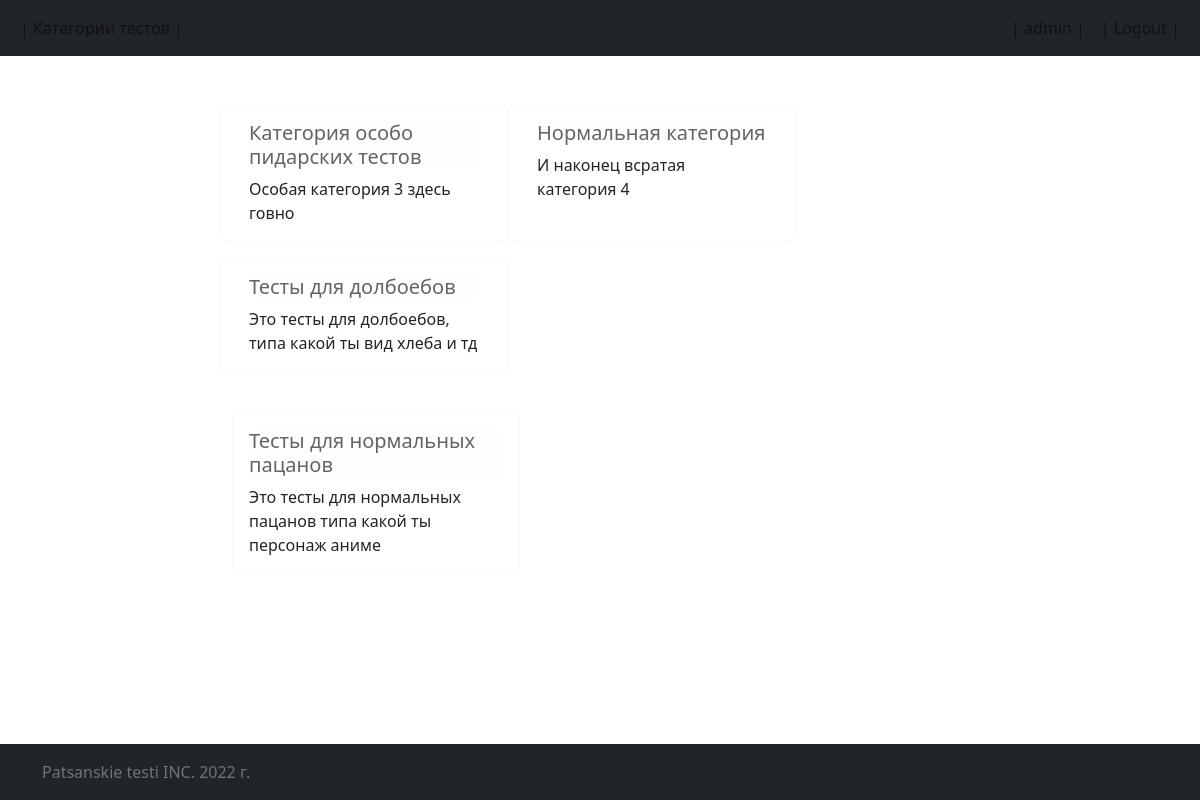
The app's page /categories (signed in) with its own data.
### tests/models.py (models this page shows, shortened)
class Category(models.Model):
    category_name = models.CharField(("Название категории"), max_length=50)
    category_description = models.CharField(max_length=200, null=True)

### tests/views.py (the view)
# urls.py: path('categories', views.categories, name='categories'),
@login_required
def categories(request):
    all_categories = Category.objects.order_by('category_name')
    categories_count = all_categories.count()
    return render(request, 'tests/categories.html', {'all_categories' : all_categories,
                    'categories_count' : categories_count})

### templates/tests/categories.html (shortened to what this page needs)
{% extends 'base.html' %}
{% block content %}
        {% if all_categories %}
            <div class="row">
                {% for category in all_categories %}
                <div class="card border-light mb-3" style="max-width: 18rem;">
                    <div class="card-body">
                        <h5 class="card-title"><a href="{% url 'category_tests' category.id %}" class="list-group-item list-group-item-action list-group-item-light">{{category.category_name}} </a></h5>
                        <p class="card-text">{{category.category_description}}</p>
                    </div>
                </div>
            {% if forloop.counter|divisibleby:"3" or forloop.counter.last %}
            </div>
            <br>
            {% endif %}
            {% endfor %}
        {% endif %}
{% endblock %}

### templates/base.html (shortened to what this page needs)
<!DOCTYPE html>
<html lang="en">
<head>
    <link href="https://cdn.jsdelivr.net/npm/bootstrap@5.2.3/dist/css/bootstrap.min.css" rel="stylesheet">
</head>
<body>
<nav class="navbar navbar-expand-lg bg-dark ">
    <div class="container-fluid ">
        <div class="collapse navbar-collapse" id="navbarNav">
            <ul class="navbar-nav">
                <li class="nav-item"><a class="nav-link" href="{% url 'categories' %}">| Категории тестов |</a></li></li>
            </ul>
            <ul class="navbar-nav flex-row flex-wrap ms-md-auto">
                {% if user.is_authenticated %}
                <li class="nav-item"><a class="nav-link" href="#" >| {{ user.get_username }} |</a></li>
                <li class="nav-item"><a class="nav-link" href="{% url 'logout'%}?next={{request.path}}"> | Logout |</a></li>
                {% else %}
                <li class="nav-item"><a class="nav-link" href="{% url 'login'%}?next={{request.path}}">| Login |</a></li>
                {% endif %}
            </ul>
        </div>
    </div>
</nav>
<div class="container-fluid">
    <div class="row">
        <div class="col">
            <main class="container flex-shrink-0">
                <div class="py-5 px-2">
                </div>
            </main>
          </div>
        <div class="col-8">
            <main class="container flex-shrink-0">
                <div class="py-5 px-2">
                {% block content %}  {% endblock %}
                </div>
            </main>
          </div>
      <div class="col">
        <main class="container flex-shrink-0">
            <div class="py-5 px-2">
            </div>
        </main>
      </div>
    </div>
  </div>
<footer class="footer mt-auto py-3 bg-dark fixed-bottom">
    <div class="container">
      <span class="text-muted">Patsanskie testi INC. 2022 г.</span>
    </div>
</footer>
</body>
</html>

### records on screen
Category: category_name "Категория особо пидарских тестов", category_description "Особая категория 3 здесь говно"
Category: category_name "Нормальная категория", category_description "И наконец всратая категория 4"
Category: category_name "Тесты для долбоебов", category_description "Это тесты для долбоебов, типа какой ты вид хлеба и тд"
Category: category_name "Тесты для нормальных пацанов", category_description "Это тесты для нормальных пацанов типа какой ты персонаж аниме"

### other values on screen
{{ user.get_username }} "admin"
